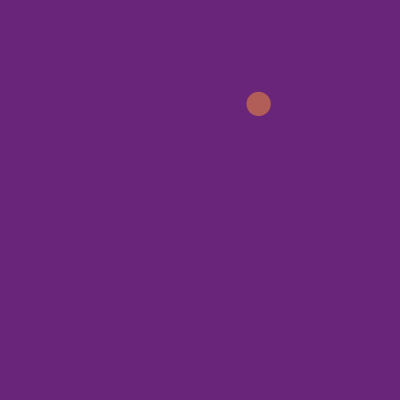
Frame 1 (no input)
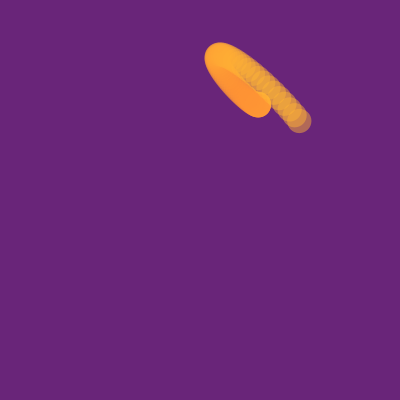
Frame 60 (the mouse pressed at the canvas centre just before this capture)
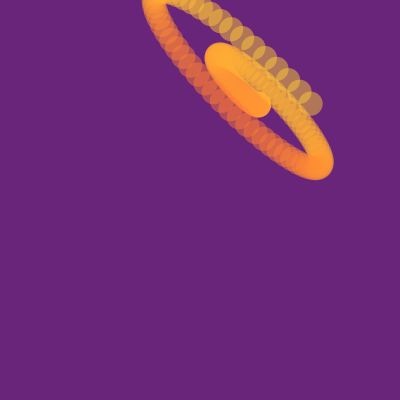
Frame 120 (the mouse held since frame 60 and released just before this capture)

The Processing sketch that drew these frames (run headless with seeded random() and noise(); from frame 60 on, the mouse is pressed at the canvas centre):

// Processing sketch: processing_174282
// ── processing_174282.pde

float angle = 0;
float speed = 0.1;
float scalar = 0.005;
float offset = 0.6;
float x;
float y;
float diam;



void setup()
{
  size(400,400);
  background(#692579);
  smooth();
  fill(0);
  x = random(width);
  y = random(height);
  diam = random(10,25);
  
}
void draw()
{
  x += sin((angle)+2 + offset)  * scalar;
  y += cos(angle + offset)  * scalar;
  angle += speed;
  scalar += speed;
  
  noStroke();
  fill (255, x-y, 52, 123);
  ellipse(x,y,diam,diam);
}
